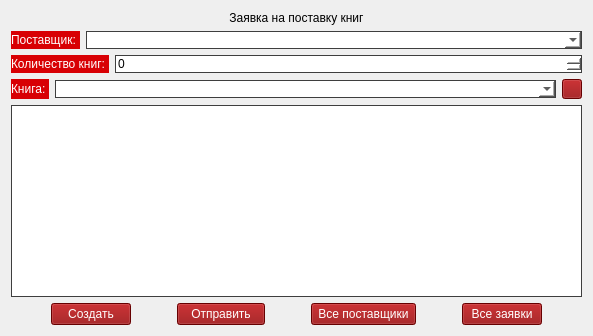
                <widget class="QWidget" name="page_4">
                 <layout class="QVBoxLayout" name="verticalLayout_22">
                  <item>
                   <layout class="QVBoxLayout" name="verticalLayout_21">
                    <item>
                     <layout class="QHBoxLayout" name="horizontalLayout_45">
                      <item>
                       <widget class="QLabel" name="label_37">
                        <property name="styleSheet">
                         <string notr="true">font: 13pt &quot;MS Shell Dlg 2&quot;;</string>
                        </property>
                        <property name="text">
                         <string>Заявка на поставку книг</string>
                        </property>
                        <property name="alignment">
                         <set>Qt::AlignCenter</set>
                        </property>
                       </widget>
                      </item>
                     </layout>
                    </item>
                    <item>
                     <layout class="QVBoxLayout" name="verticalLayout_26">
                      <item>
                       <layout class="QHBoxLayout" name="horizontalLayout_46" stretch="0,100">
                        <item>
                         <widget class="QLabel" name="label_38">
                          <property name="styleSheet">
                           <string notr="true">background-color: rgb(216, 0, 4);
color: rgb(255, 255, 255);
font: 10pt &quot;MS Shell Dlg 2&quot;;</string>
                          </property>
                          <property name="text">
                           <string>Поставщик: </string>
                          </property>
                         </widget>
                        </item>
                        <item>
                         <widget class="QComboBox" name="comboProvider">
                          <property name="styleSheet">
                           <string notr="true">background-color: rgb(255, 255, 255); 
border-top: 1px solid #3e3e3e;
border-left: 1px solid #3e3e3e;
border-right: 1px solid #3e3e3e;
border-bottom: 1px solid #3e3e3e;</string>
                          </property>
                         </widget>
                        </item>
                       </layout>
                      </item>
                      <item>
                       <layout class="QHBoxLayout" name="horizontalLayout_47" stretch="0,100">
                        <item>
                         <widget class="QLabel" name="label_39">
                          <property name="styleSheet">
                           <string notr="true">background-color: rgb(216, 0, 4);
color: rgb(255, 255, 255);
font: 10pt &quot;MS Shell Dlg 2&quot;;</string>
                          </property>
                          <property name="text">
                           <string>Количество книг: </string>
                          </property>
                         </widget>
                        </item>
                        <item>
                         <widget class="QSpinBox" name="spinBoxQuantityBook">
                          <property name="styleSheet">
                           <string notr="true">background-color: rgb(255, 255, 255); 
border-top: 1px solid #3e3e3e;
border-left: 1px solid #3e3e3e;
border-right: 1px solid #3e3e3e;
border-bottom: 1px solid #3e3e3e;</string>
                          </property>
                          <property name="maximum">
                           <number>999999999</number>
                          </property>
                         </widget>
                        </item>
                       </layout>
                      </item>
                     </layout>
                    </item>
                    <item>
                     <layout class="QHBoxLayout" name="horizontalLayout_48" stretch="0,100,0">
                      <item>
                       <widget class="QLabel" name="label_40">
                        <property name="styleSheet">
                         <string notr="true">background-color: rgb(216, 0, 4);
color: rgb(255, 255, 255);
font: 10pt &quot;MS Shell Dlg 2&quot;;</string>
                        </property>
                        <property name="text">
                         <string>Книга: </string>
                        </property>
                       </widget>
                      </item>
                      <item>
                       <widget class="QComboBox" name="comboBookProvider">
                        <property name="styleSheet">
                         <string notr="true">background-color: rgb(255, 255, 255); 
border-top: 1px solid #3e3e3e;
border-left: 1px solid #3e3e3e;
border-right: 1px solid #3e3e3e;
border-bottom: 1px solid #3e3e3e;</string>
                        </property>
                       </widget>
                      </item>
                      <item>
                       <widget class="QPushButton" name="btn_add_book_pr_od">
                        <property name="maximumSize">
                         <size>
                          <width>20</width>
                          <height>20</height>
                         </size>
                        </property>
                        <property name="styleSheet">
                         <string notr="true">background-color: rgb(143, 0, 2);
font: 9pt &quot;Comic Sans MS&quot;;
color: rgb(255, 255, 255);</string>
                        </property>
                        <property name="text">
                         <string/>
                        </property>
                        <property name="icon">
                         <iconset>
                          <normaloff>img/Добавить.png</normaloff>img/Добавить.png</iconset>
                        </property>
                        <property name="iconSize">
                         <size>
                          <width>20</width>
                          <height>20</height>
                         </size>
                        </property>
                       </widget>
                      </item>
                     </layout>
                    </item>
                    <item>
                     <widget class="QListWidget" name="listWidgetDelivery">
                      <property name="styleSheet">
                       <string notr="true">background-color: rgb(255, 255, 255); 
border-top: 1px solid #3e3e3e;
border-left: 1px solid #3e3e3e;
border-right: 1px solid #3e3e3e;
border-bottom: 1px solid #3e3e3e;</string>
                      </property>
                     </widget>
                    </item>
                    <item>
                     <layout class="QHBoxLayout" name="horizontalLayout_49">
                      <item>
                       <spacer name="horizontalSpacer_35">
                        <property name="orientation">
                         <enum>Qt::Horizontal</enum>
                        </property>
                        <property name="sizeHint" stdset="0">
                         <size>
                          <width>40</width>
                          <height>20</height>
                         </size>
                        </property>
                       </spacer>
                      </item>
                      <item>
                       <widget class="QPushButton" name="btn_create_ord">
                        <property name="styleSheet">
                         <string notr="true">background-color: rgb(143, 0, 2);
color: rgb(255, 255, 255);
font: 10pt &quot;MS Shell Dlg 2&quot;;</string>
                        </property>
                        <property name="text">
                         <string> Создать </string>
                        </property>
                       </widget>
                      </item>
                      <item>
                       <spacer name="horizontalSpacer_49">
                        <property name="orientation">
                         <enum>Qt::Horizontal</enum>
                        </property>
                        <property name="sizeHint" stdset="0">
                         <size>
                          <width>40</width>
                          <height>20</height>
                         </size>
                        </property>
                       </spacer>
                      </item>
                      <item>
                       <widget class="QPushButton" name="btn_send">
                        <property name="styleSheet">
                         <string notr="true">background-color: rgb(143, 0, 2);
color: rgb(255, 255, 255);
font: 10pt &quot;MS Shell Dlg 2&quot;;</string>
                        </property>
                        <property name="text">
                         <string>   Отправить   </string>
                        </property>
                       </widget>
                      </item>
                      <item>
                       <spacer name="horizontalSpacer_36">
                        <property name="orientation">
                         <enum>Qt::Horizontal</enum>
                        </property>
                        <property name="sizeHint" stdset="0">
                         <size>
                          <width>40</width>
                          <height>20</height>
                         </size>
                        </property>
                       </spacer>
                      </item>
                      <item>
                       <widget class="QPushButton" name="btn_all_prov">
                        <property name="styleSheet">
                         <string notr="true">background-color: rgb(143, 0, 2);
color: rgb(255, 255, 255);
font: 10pt &quot;MS Shell Dlg 2&quot;;</string>
                        </property>
                        <property name="text">
                         <string> Все поставщики </string>
                        </property>
                       </widget>
                      </item>
                      <item>
                       <spacer name="horizontalSpacer_39">
                        <property name="orientation">
                         <enum>Qt::Horizontal</enum>
                        </property>
                        <property name="sizeHint" stdset="0">
                         <size>
                          <width>40</width>
                          <height>20</height>
                         </size>
                        </property>
                       </spacer>
                      </item>
                      <item>
                       <widget class="QPushButton" name="btn_all_pr_od">
                        <property name="styleSheet">
                         <string notr="true">background-color: rgb(143, 0, 2);
color: rgb(255, 255, 255);
font: 10pt &quot;MS Shell Dlg 2&quot;;</string>
                        </property>
                        <property name="text">
                         <string> Все заявки </string>
                        </property>
                       </widget>
                      </item>
                      <item>
                       <spacer name="horizontalSpacer_40">
                        <property name="orientation">
                         <enum>Qt::Horizontal</enum>
                        </property>
                        <property name="sizeHint" stdset="0">
                         <size>
                          <width>40</width>
                          <height>20</height>
                         </size>
                        </property>
                       </spacer>
                      </item>
                     </layout>
                    </item>
                   </layout>
                  </item>
                 </layout>
                </widget>
